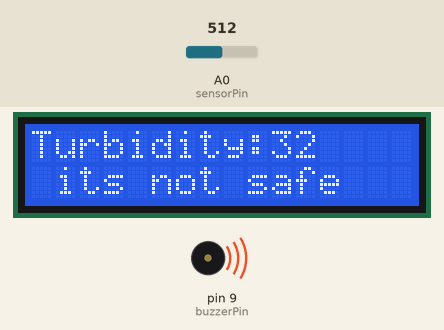
Bench run of a sketch on a simulated Arduino Uno, built with avr-gcc and run on an emulated ATmega328P. Parts: 16×2 character LCD, buzzer (waves = sounding, pin HIGH). Inputs (shaded band) come from the test bench; at power-on: A0 (sensorPin) = 512. What the sketch prints to the serial monitor is not drawn.

Above: at 1.2 s.
1.3 s: A0 (sensorPin) set to 591
At 1.9 s:
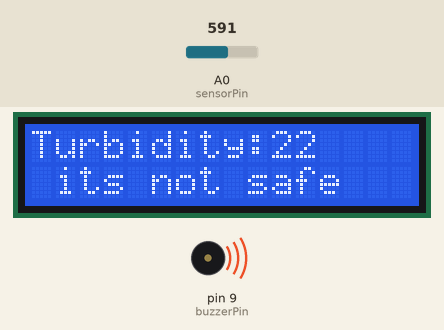
3.0 s: A0 (sensorPin) set to 614
At 3.8 s:
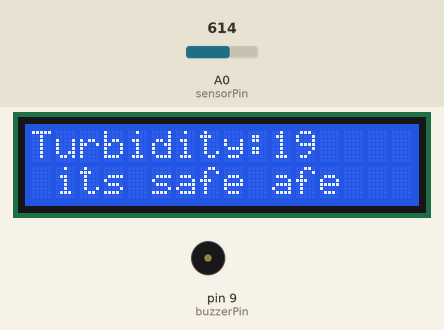
4.7 s: A0 (sensorPin) set to 716
At 6.2 s:
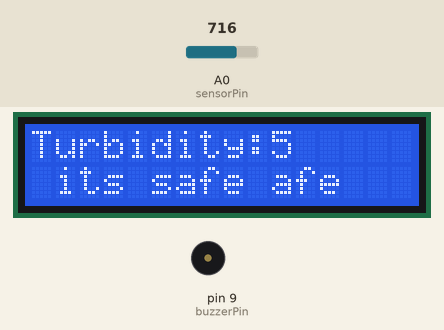
Timing chart, 0 to 7.7 s (numbered marks = the images above; inputs shaded):
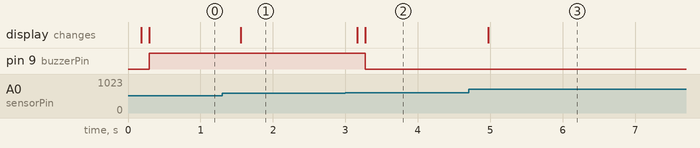

Measured:
- the behaviour switches between 599 and 600 on A0 (sensorPin) (found by bisection; images 1 and 2)
- after the input at 1.3 s, the display: changes after 0.26 s (image 1)
- after the input at 3.0 s, pin 9 (buzzerPin): HIGH → LOW after 0.28 s; the display: first changes after 0.17 s (image 2 shows a later state)
- after the input at 4.7 s, the display: changes after 0.27 s (image 3)

The sketch:

Turbidity_module_mjkdz.ino
```cpp
//code el arduino wallahy el 3azem
#include <LiquidCrystal_I2C.h>
#include <SoftwareSerial.h>
SoftwareSerial mySerial (5,6);//rx-->d2 , tx-->d1
LiquidCrystal_I2C lcd(0x27, 2, 16);
const int buzzerPin = 9;
int sensorPin = A0; //A0 FOR ARDUINO/ 36 FOR ESP
int threshold=20;
void setup()
{
   pinMode(buzzerPin, OUTPUT);
  Serial.begin(9600);
   mySerial.begin(115200);//esp's
  //initialize LCD
  lcd.init();
  //turn on LCD backlight
  lcd.backlight();
}
void loop() {
  if (mySerial.available()) {
    // Read the string from ESP32
    String receivedString = mySerial.readStringUntil('\n');

    // Convert the string to an integer
    int receivedInt = receivedString.toInt();
    threshold=receivedInt;

  }

  int sensorValue = analogRead(sensorPin);
  int turbidity = map(sensorValue, 0, 750, 100, 0);
  Serial.println(turbidity);
  delay(100);
  lcd.setCursor(0, 0);
  lcd.print("Turbidity:");
  lcd.print("   ");
  lcd.setCursor(10, 0);
  lcd.print(turbidity);

  delay(100);
  if (turbidity <=threshold) {
    lcd.setCursor(0, 1);
    lcd.print(" its safe ");
    digitalWrite(buzzerPin, LOW);
    Serial.print(" its safe ");
  }

  if (turbidity >threshold) {
    lcd.setCursor(0, 1);
    lcd.print(" its not safe ");
    digitalWrite(buzzerPin, HIGH);
    Serial.print(" its not safe ");
  }
}
```
